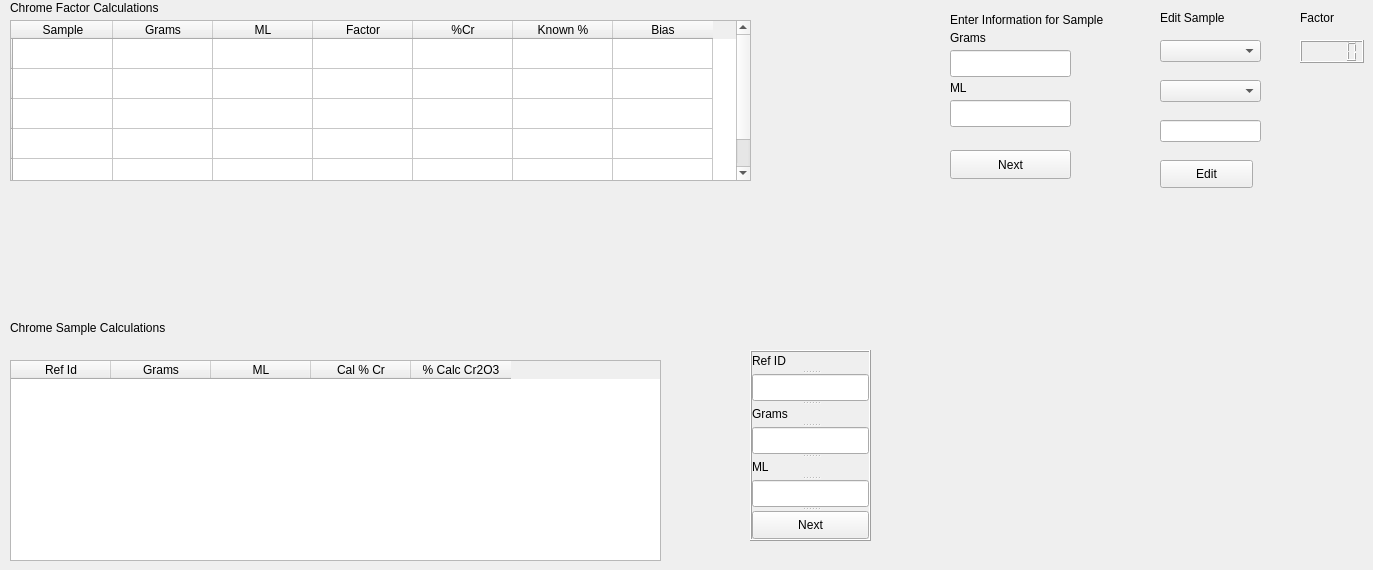
    <widget class="QWidget" name="chrome_ore">
     <attribute name="title">
      <string>Chrome Ore</string>
     </attribute>
     <widget class="QLabel" name="cr_FactorCalculations">
      <property name="geometry">
       <rect>
        <x>10</x>
        <y>0</y>
        <width>171</width>
        <height>16</height>
       </rect>
      </property>
      <property name="text">
       <string>Chrome Factor Calculations</string>
      </property>
     </widget>
     <widget class="QTableWidget" name="cr_factor_TableWidget">
      <property name="enabled">
       <bool>true</bool>
      </property>
      <property name="geometry">
       <rect>
        <x>10</x>
        <y>20</y>
        <width>741</width>
        <height>161</height>
       </rect>
      </property>
      <row>
       <property name="text">
        <string/>
       </property>
      </row>
      <row>
       <property name="text">
        <string/>
       </property>
      </row>
      <row>
       <property name="text">
        <string/>
       </property>
      </row>
      <row>
       <property name="text">
        <string/>
       </property>
      </row>
      <row>
       <property name="text">
        <string/>
       </property>
      </row>
      <column>
       <property name="text">
        <string>Sample</string>
       </property>
      </column>
      <column>
       <property name="text">
        <string>Grams</string>
       </property>
      </column>
      <column>
       <property name="text">
        <string>ML</string>
       </property>
      </column>
      <column>
       <property name="text">
        <string>Factor</string>
       </property>
      </column>
      <column>
       <property name="text">
        <string>%Cr</string>
       </property>
      </column>
      <column>
       <property name="text">
        <string>Known %</string>
       </property>
      </column>
      <column>
       <property name="text">
        <string>Bias</string>
       </property>
      </column>
      <item row="0" column="1">
       <property name="text">
        <string/>
       </property>
       <property name="flags">
        <set>ItemIsDragEnabled|ItemIsUserCheckable|ItemIsEnabled</set>
       </property>
      </item>
      <item row="0" column="2">
       <property name="text">
        <string/>
       </property>
       <property name="flags">
        <set>ItemIsDragEnabled|ItemIsUserCheckable|ItemIsEnabled</set>
       </property>
      </item>
      <item row="0" column="3">
       <property name="text">
        <string/>
       </property>
       <property name="flags">
        <set>ItemIsDragEnabled|ItemIsUserCheckable|ItemIsEnabled</set>
       </property>
      </item>
      <item row="0" column="4">
       <property name="text">
        <string/>
       </property>
       <property name="flags">
        <set>ItemIsDragEnabled|ItemIsUserCheckable|ItemIsEnabled</set>
       </property>
      </item>
      <item row="0" column="5">
       <property name="text">
        <string/>
       </property>
       <property name="flags">
        <set>ItemIsDragEnabled|ItemIsUserCheckable|ItemIsEnabled</set>
       </property>
      </item>
      <item row="0" column="6">
       <property name="text">
        <string/>
       </property>
       <property name="flags">
        <set>ItemIsSelectable|ItemIsDragEnabled|ItemIsDropEnabled|ItemIsUserCheckable|ItemIsEnabled</set>
       </property>
      </item>
      <item row="1" column="1">
       <property name="text">
        <string/>
       </property>
       <property name="flags">
        <set>ItemIsDragEnabled|ItemIsUserCheckable|ItemIsEnabled</set>
       </property>
      </item>
      <item row="1" column="2">
       <property name="text">
        <string/>
       </property>
       <property name="flags">
        <set>ItemIsDragEnabled|ItemIsUserCheckable|ItemIsEnabled</set>
       </property>
      </item>
      <item row="1" column="3">
       <property name="text">
        <string/>
       </property>
       <property name="flags">
        <set>ItemIsDragEnabled|ItemIsUserCheckable|ItemIsEnabled</set>
       </property>
      </item>
      <item row="1" column="4">
       <property name="text">
        <string/>
       </property>
       <property name="flags">
        <set>ItemIsDragEnabled|ItemIsUserCheckable|ItemIsEnabled</set>
       </property>
      </item>
      <item row="1" column="5">
       <property name="text">
        <string/>
       </property>
       <property name="flags">
        <set>ItemIsDragEnabled|ItemIsUserCheckable|ItemIsEnabled</set>
       </property>
      </item>
      <item row="1" column="6">
       <property name="text">
        <string/>
       </property>
       <property name="flags">
        <set>ItemIsSelectable|ItemIsDragEnabled|ItemIsDropEnabled|ItemIsUserCheckable|ItemIsEnabled</set>
       </property>
      </item>
      <item row="2" column="1">
       <property name="text">
        <string/>
       </property>
       <property name="flags">
        <set>ItemIsDragEnabled|ItemIsUserCheckable|ItemIsEnabled</set>
       </property>
      </item>
      <item row="2" column="2">
       <property name="text">
        <string/>
       </property>
       <property name="flags">
        <set>ItemIsDragEnabled|ItemIsUserCheckable|ItemIsEnabled</set>
       </property>
      </item>
      <item row="2" column="3">
       <property name="text">
        <string/>
       </property>
       <property name="flags">
        <set>ItemIsDragEnabled|ItemIsUserCheckable|ItemIsEnabled</set>
       </property>
      </item>
      <item row="2" column="4">
       <property name="text">
        <string/>
       </property>
       <property name="flags">
        <set>ItemIsDragEnabled|ItemIsUserCheckable|ItemIsEnabled</set>
       </property>
      </item>
      <item row="2" column="5">
       <property name="text">
        <string/>
       </property>
       <property name="flags">
        <set>ItemIsDragEnabled|ItemIsUserCheckable|ItemIsEnabled</set>
       </property>
      </item>
      <item row="2" column="6">
       <property name="text">
        <string/>
       </property>
       <property name="flags">
        <set>ItemIsSelectable|ItemIsDragEnabled|ItemIsDropEnabled|ItemIsUserCheckable|ItemIsEnabled</set>
       </property>
      </item>
      <item row="3" column="1">
       <property name="text">
        <string/>
       </property>
       <property name="flags">
        <set>ItemIsDragEnabled|ItemIsUserCheckable|ItemIsEnabled</set>
       </property>
      </item>
      <item row="3" column="2">
       <property name="text">
        <string/>
       </property>
       <property name="flags">
        <set>ItemIsDragEnabled|ItemIsUserCheckable|ItemIsEnabled</set>
       </property>
      </item>
      <item row="3" column="3">
       <property name="text">
        <string/>
       </property>
       <property name="flags">
        <set>ItemIsDragEnabled|ItemIsUserCheckable|ItemIsEnabled</set>
       </property>
      </item>
      <item row="3" column="4">
       <property name="text">
        <string/>
       </property>
       <property name="flags">
        <set>ItemIsDragEnabled|ItemIsUserCheckable|ItemIsEnabled</set>
       </property>
      </item>
      <item row="3" column="5">
       <property name="text">
        <string/>
       </property>
       <property name="flags">
        <set>ItemIsDragEnabled|ItemIsUserCheckable|ItemIsEnabled</set>
       </property>
      </item>
      <item row="4" column="1">
       <property name="text">
        <string/>
       </property>
       <property name="flags">
        <set>ItemIsDragEnabled|ItemIsUserCheckable|ItemIsEnabled</set>
       </property>
      </item>
      <item row="4" column="2">
       <property name="text">
        <string/>
       </property>
       <property name="flags">
        <set>ItemIsDragEnabled|ItemIsUserCheckable|ItemIsEnabled</set>
       </property>
      </item>
      <item row="4" column="3">
       <property name="text">
        <string/>
       </property>
       <property name="flags">
        <set>ItemIsDragEnabled|ItemIsUserCheckable|ItemIsEnabled</set>
       </property>
      </item>
      <item row="4" column="4">
       <property name="text">
        <string/>
       </property>
       <property name="flags">
        <set>ItemIsDragEnabled|ItemIsUserCheckable|ItemIsEnabled</set>
       </property>
      </item>
      <item row="4" column="5">
       <property name="text">
        <string/>
       </property>
       <property name="flags">
        <set>ItemIsDragEnabled|ItemIsUserCheckable|ItemIsEnabled</set>
       </property>
      </item>
     </widget>
     <widget class="QLabel" name="cr_sample_info">
      <property name="geometry">
       <rect>
        <x>950</x>
        <y>10</y>
        <width>221</width>
        <height>20</height>
       </rect>
      </property>
      <property name="text">
       <string>Enter Information for Sample</string>
      </property>
     </widget>
     <widget class="QLabel" name="cr_factor_label_value">
      <property name="geometry">
       <rect>
        <x>1300</x>
        <y>10</y>
        <width>60</width>
        <height>16</height>
       </rect>
      </property>
      <property name="text">
       <string>Factor</string>
      </property>
     </widget>
     <widget class="QLCDNumber" name="cr_factor_display">
      <property name="geometry">
       <rect>
        <x>1300</x>
        <y>40</y>
        <width>64</width>
        <height>23</height>
       </rect>
      </property>
     </widget>
     <widget class="QTableWidget" name="cr_sample_tableWidget">
      <property name="geometry">
       <rect>
        <x>10</x>
        <y>360</y>
        <width>651</width>
        <height>201</height>
       </rect>
      </property>
      <column>
       <property name="text">
        <string>Ref Id</string>
       </property>
      </column>
      <column>
       <property name="text">
        <string>Grams</string>
       </property>
      </column>
      <column>
       <property name="text">
        <string>ML</string>
       </property>
      </column>
      <column>
       <property name="text">
        <string>Cal % Cr</string>
       </property>
      </column>
      <column>
       <property name="text">
        <string>% Calc Cr2O3</string>
       </property>
      </column>
     </widget>
     <widget class="QLabel" name="cr_SampleCalculations">
      <property name="geometry">
       <rect>
        <x>10</x>
        <y>320</y>
        <width>201</width>
        <height>16</height>
       </rect>
      </property>
      <property name="text">
       <string>Chrome Sample Calculations</string>
      </property>
     </widget>
     <widget class="QSplitter" name="splitter_7">
      <property name="geometry">
       <rect>
        <x>750</x>
        <y>350</y>
        <width>121</width>
        <height>191</height>
       </rect>
      </property>
      <property name="frameShape">
       <enum>QFrame::Box</enum>
      </property>
      <property name="frameShadow">
       <enum>QFrame::Raised</enum>
      </property>
      <property name="orientation">
       <enum>Qt::Vertical</enum>
      </property>
      <property name="opaqueResize">
       <bool>false</bool>
      </property>
      <property name="childrenCollapsible">
       <bool>false</bool>
      </property>
      <widget class="QLabel" name="cr_sample_ref_id_text">
       <property name="text">
        <string>Ref ID</string>
       </property>
      </widget>
      <widget class="QLineEdit" name="cr_sample_ref_id_value"/>
      <widget class="QLabel" name="cr_sample_grams_text">
       <property name="text">
        <string>Grams</string>
       </property>
      </widget>
      <widget class="QLineEdit" name="cr_sample_grams_value"/>
      <widget class="QLabel" name="cr_sample_ml_text">
       <property name="text">
        <string>ML</string>
       </property>
      </widget>
      <widget class="QLineEdit" name="cr_sample_ml_value"/>
      <widget class="QPushButton" name="cr_sample_next_button">
       <property name="text">
        <string>Next</string>
       </property>
      </widget>
     </widget>
     <widget class="QLabel" name="cr_factor_grams_text">
      <property name="geometry">
       <rect>
        <x>950</x>
        <y>30</y>
        <width>121</width>
        <height>16</height>
       </rect>
      </property>
      <property name="text">
       <string>Grams</string>
      </property>
     </widget>
     <widget class="QLineEdit" name="cr_factor_grams_value">
      <property name="geometry">
       <rect>
        <x>950</x>
        <y>50</y>
        <width>121</width>
        <height>27</height>
       </rect>
      </property>
     </widget>
     <widget class="QLabel" name="cr_factor_ml_text">
      <property name="geometry">
       <rect>
        <x>950</x>
        <y>80</y>
        <width>121</width>
        <height>16</height>
       </rect>
      </property>
      <property name="text">
       <string>ML</string>
      </property>
     </widget>
     <widget class="QLineEdit" name="cr_factor_ml_value">
      <property name="geometry">
       <rect>
        <x>950</x>
        <y>100</y>
        <width>121</width>
        <height>27</height>
       </rect>
      </property>
     </widget>
     <widget class="QPushButton" name="cr_factor_next_button">
      <property name="geometry">
       <rect>
        <x>950</x>
        <y>150</y>
        <width>121</width>
        <height>29</height>
       </rect>
      </property>
      <property name="text">
       <string>Next</string>
      </property>
     </widget>
     <widget class="QLabel" name="cr_edit_label">
      <property name="geometry">
       <rect>
        <x>1160</x>
        <y>10</y>
        <width>101</width>
        <height>16</height>
       </rect>
      </property>
      <property name="text">
       <string>Edit Sample</string>
      </property>
     </widget>
     <widget class="QComboBox" name="cr_sample_combobox">
      <property name="geometry">
       <rect>
        <x>1160</x>
        <y>40</y>
        <width>101</width>
        <height>22</height>
       </rect>
      </property>
     </widget>
     <widget class="QComboBox" name="cr_input_combobox">
      <property name="geometry">
       <rect>
        <x>1160</x>
        <y>80</y>
        <width>101</width>
        <height>22</height>
       </rect>
      </property>
     </widget>
     <widget class="QLineEdit" name="cr_edit_input">
      <property name="geometry">
       <rect>
        <x>1160</x>
        <y>120</y>
        <width>101</width>
        <height>22</height>
       </rect>
      </property>
     </widget>
     <widget class="QPushButton" name="ce_edit_button">
      <property name="geometry">
       <rect>
        <x>1160</x>
        <y>160</y>
        <width>93</width>
        <height>28</height>
       </rect>
      </property>
      <property name="text">
       <string>Edit</string>
      </property>
     </widget>
    </widget>
